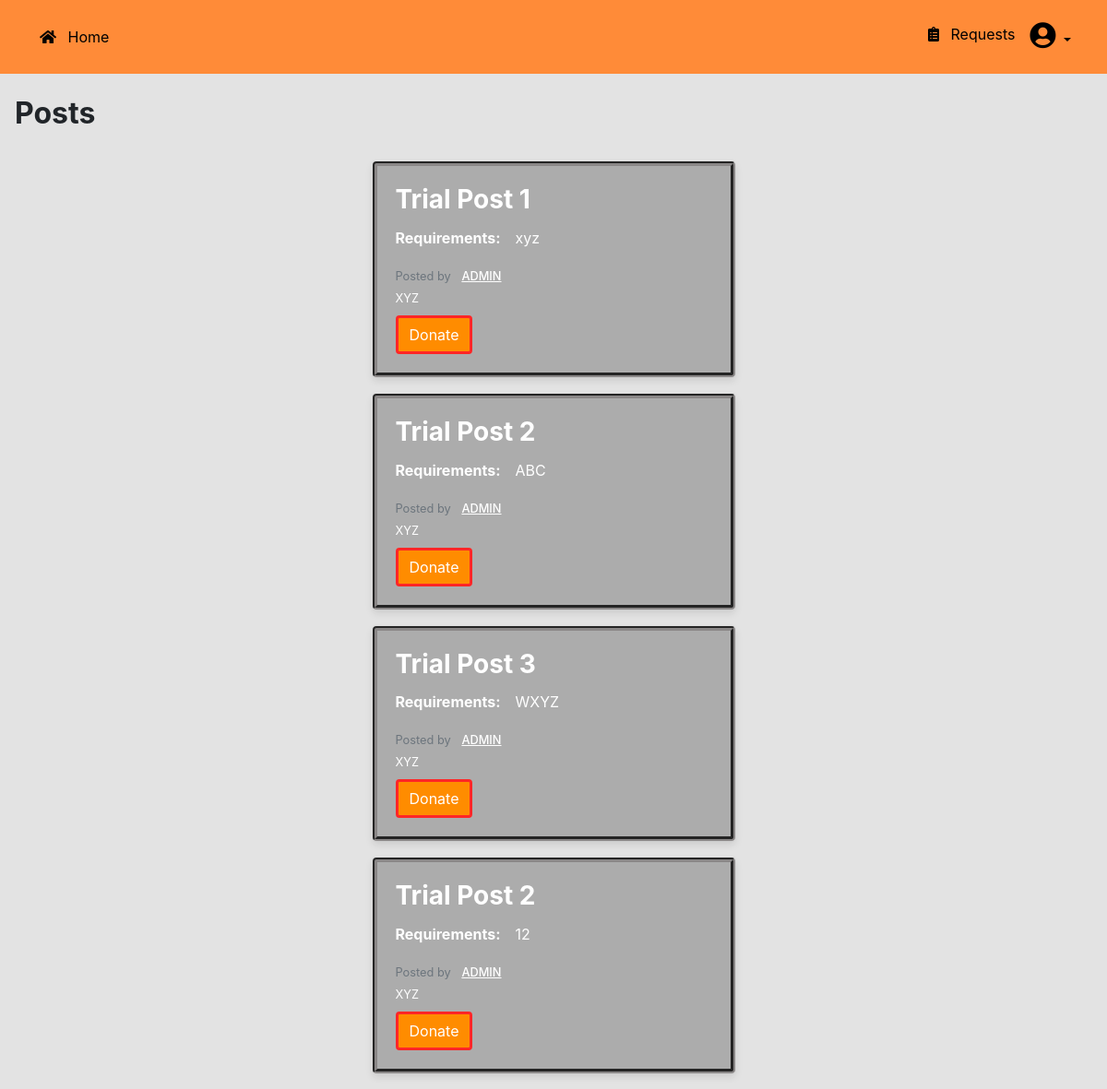
The page / (signed in) on the database its author committed.
### tables this page shows
CREATE TABLE posts (
            id INTEGER PRIMARY KEY AUTOINCREMENT,
            user_id INTEGER,
            content TEXT,
            header TEXT NOT NULL,
            FOREIGN KEY (user_id) REFERENCES users(id)
        );

CREATE TABLE users (
            id INTEGER PRIMARY KEY AUTOINCREMENT,
            username TEXT NOT NULL,
            hash TEXT NOT NULL,
            email TEXT NOT NULL,
            user_type TEXT,
            location TEXT,
            is_authorized BOOLEAN DEFAULT 0,
            join_date TIMESTAMP DEFAULT CURRENT_TIMESTAMP,
            name TEXT
        );

### app.py (the view)
@app.route("/")
@login_required
def index():
    user_id = session.get("user_id")
    notif = session.pop('notif', None)
    type = session.get("type")
    if not user_id:
        return redirect("/login")
    try:
        user = db.execute("SELECT * FROM users WHERE id = ?", user_id)[0]
        posts = db.execute(
            "SELECT posts.id, posts.content, posts.header, users.id as user_id, users.username as username, users.name as name, users.location FROM posts JOIN users ON posts.user_id = users.id"
        )
        return render_template("index.html", posts=posts, user=user, notification=notif, type=type)
    except Exception as e:
        flash("An error occurred. Please try again later or wait for some time.", "danger")
        return redirect("/")

### app.py (called while the page is built)
@login_manager.user_loader
def load_user(user_id):
    user_data = db.execute("SELECT * FROM users WHERE id = ?", user_id)
    if user_data:
        user = user_data[0]
        return User(user_id=user['id'], username=user['username'], user_type=user['user_type'])
    return None

@app.after_request
def after_request(response):
    response.headers["Cache-Control"] = "no-cache, no-store, must-revalidate"
    response.headers["Expires"] = 0
    response.headers["Pragma"] = "no-cache"
    return response

@app.after_request
def after_request(response):
    response.headers["Cache-Control"] = "no-cache, no-store, must-revalidate"
    response.headers["Expires"] = 0
    response.headers["Pragma"] = "no-cache"
    return response

### templates/index.html (shortened to what this page needs)
{% extends "layout.html" %}
{% block content %}
<div class=" mt-4">
    <div class="d-flex justify-content-between align-items-center mb-4">
        <h2 class="ml-3"><strong>Posts</strong></h2>
    </div>
    <div class="row justify-content-center">
        <div class="col-md-8">
            {% for post in posts %}
            <div class="card mb-3 card-txt1 w-50 ml-auto mr-auto" style="min-height: 200px;">
                <div class="card-body bg-card rounded">
                    <h3 class="card-title"><strong>{{ post.header }}</strong></h3>
                    <p class="card-text"><b class="mr-3">Requirements:</b>{{ post.content }}</p>
                    <small class="text-muted">Posted by <a href="/profile/{{ post.username }}"  class="card-txt1 bold ml-2 fs-4 card-link">{{ post.name }}</a></small>
                    <small class="mb-2">{{ post.location }}</small>
                    {% if session.get('user_id') != post.user_id %}
                    <form action="/request/{{ post.id }}" method="POST" class="mt-2">
                        <button type="submit" class="btn btn-primary">Donate</button>
                    </form>
                    {% endif %}
                </div>
            </div>
            {% endfor %}
        </div>
    </div>
</div>
{% endblock %}

### static/styles.css (style rules this page uses)
:root { --navbar: #ff8b38; --body: #dededed3; --drdwn: black; --drdwn-hvr-bg: #fb7413; --text: black; --text-hvr: white; --card1: #acacac; --card1brdr: #2d2c2cc9; --card-txt: #ffffff; --card2:#858484; --card-txt-2:#111111; --input-bg: rgb(174, 174, 174); --input-txt: rgb(255, 255, 255); --border-1: black; --btnprmry: darkorange; --btnprmry-brdr: #ff2626; --btnprmry-hvr: #f96008; --btnprmry-brdr-hvr: #f51111; --nav-item: black; --theme-sun: #ffa500; --theme-sun-bg: #9a4500aa; --theme-moon: #e1e1e1; --theme-moon-bg: none; --theme-moon-hover: #c0c0c0; --moon-bg-hover: #ffffff61; --theme-sun-hover: var(--theme-sun); --sun-bg-hover: var(--theme-sun-bg); --theme-btn: #ffb05c; }
::placeholder { color: var(--input-txt); }
.card-txt1 { color: var(--card-txt); }
.card-link { color: var(--card-txt); font-weight: 500; text-decoration: underline; }
.bg-body { background-color: var(--body); }
.bg-card { background-color: var(--card1); border-width: 5px; border-style: groove; border-color: var(--card1brdr); width: auto; box-shadow: 0 4px 8px rgba(0, 0, 0, 0.1); }
form { align-content: center; }
.btn-primary { background-color: var(--btnprmry); border-color: var(--btnprmry-brdr); border-width: 3px; }

### rows shown on the page
posts: header "Trial Post 1", content "xyz", name "ADMIN", location "XYZ"
posts: header "Trial Post 2", content "ABC", name "ADMIN", location "XYZ"
posts: header "Trial Post 3", content "WXYZ", name "ADMIN", location "XYZ"
posts: header "Trial Post 2", content "12", name "ADMIN", location "XYZ"
